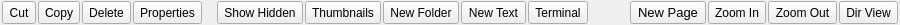
    <widget class="QFrame" name="toolsBar">
     <property name="sizePolicy">
      <sizepolicy hsizetype="Expanding" vsizetype="Preferred">
       <horstretch>0</horstretch>
       <verstretch>0</verstretch>
      </sizepolicy>
     </property>
     <property name="minimumSize">
      <size>
       <width>0</width>
       <height>25</height>
      </size>
     </property>
     <property name="maximumSize">
      <size>
       <width>16777215</width>
       <height>25</height>
      </size>
     </property>
     <property name="accessibleName">
      <string>navigationBar</string>
     </property>
     <property name="frameShape">
      <enum>QFrame::NoFrame</enum>
     </property>
     <property name="frameShadow">
      <enum>QFrame::Plain</enum>
     </property>
     <property name="lineWidth">
      <number>1</number>
     </property>
     <layout class="QHBoxLayout" name="horizontalLayout_2">
      <property name="spacing">
       <number>2</number>
      </property>
      <property name="leftMargin">
       <number>2</number>
      </property>
      <property name="topMargin">
       <number>1</number>
      </property>
      <property name="rightMargin">
       <number>2</number>
      </property>
      <property name="bottomMargin">
       <number>1</number>
      </property>
      <item>
       <widget class="QToolButton" name="cut">
        <property name="sizePolicy">
         <sizepolicy hsizetype="Preferred" vsizetype="Fixed">
          <horstretch>0</horstretch>
          <verstretch>0</verstretch>
         </sizepolicy>
        </property>
        <property name="minimumSize">
         <size>
          <width>0</width>
          <height>0</height>
         </size>
        </property>
        <property name="maximumSize">
         <size>
          <width>16777215</width>
          <height>23</height>
         </size>
        </property>
        <property name="text">
         <string>Cut</string>
        </property>
        <property name="iconSize">
         <size>
          <width>22</width>
          <height>22</height>
         </size>
        </property>
        <property name="toolButtonStyle">
         <enum>Qt::ToolButtonTextOnly</enum>
        </property>
       </widget>
      </item>
      <item>
       <widget class="QToolButton" name="copy">
        <property name="sizePolicy">
         <sizepolicy hsizetype="Preferred" vsizetype="Fixed">
          <horstretch>0</horstretch>
          <verstretch>0</verstretch>
         </sizepolicy>
        </property>
        <property name="minimumSize">
         <size>
          <width>0</width>
          <height>0</height>
         </size>
        </property>
        <property name="maximumSize">
         <size>
          <width>16777215</width>
          <height>23</height>
         </size>
        </property>
        <property name="text">
         <string>Copy</string>
        </property>
        <property name="iconSize">
         <size>
          <width>22</width>
          <height>22</height>
         </size>
        </property>
        <property name="toolButtonStyle">
         <enum>Qt::ToolButtonTextOnly</enum>
        </property>
       </widget>
      </item>
      <item>
       <widget class="QToolButton" name="deleteit">
        <property name="sizePolicy">
         <sizepolicy hsizetype="Preferred" vsizetype="Fixed">
          <horstretch>0</horstretch>
          <verstretch>0</verstretch>
         </sizepolicy>
        </property>
        <property name="minimumSize">
         <size>
          <width>0</width>
          <height>0</height>
         </size>
        </property>
        <property name="maximumSize">
         <size>
          <width>16777215</width>
          <height>23</height>
         </size>
        </property>
        <property name="text">
         <string>Delete</string>
        </property>
        <property name="iconSize">
         <size>
          <width>22</width>
          <height>22</height>
         </size>
        </property>
        <property name="toolButtonStyle">
         <enum>Qt::ToolButtonTextOnly</enum>
        </property>
       </widget>
      </item>
      <item>
       <widget class="QToolButton" name="properties">
        <property name="sizePolicy">
         <sizepolicy hsizetype="Preferred" vsizetype="Fixed">
          <horstretch>0</horstretch>
          <verstretch>0</verstretch>
         </sizepolicy>
        </property>
        <property name="minimumSize">
         <size>
          <width>0</width>
          <height>0</height>
         </size>
        </property>
        <property name="maximumSize">
         <size>
          <width>16777215</width>
          <height>23</height>
         </size>
        </property>
        <property name="text">
         <string>Properties</string>
        </property>
        <property name="iconSize">
         <size>
          <width>22</width>
          <height>22</height>
         </size>
        </property>
        <property name="checkable">
         <bool>true</bool>
        </property>
        <property name="toolButtonStyle">
         <enum>Qt::ToolButtonTextOnly</enum>
        </property>
       </widget>
      </item>
      <item>
       <spacer name="horizontalSpacer">
        <property name="orientation">
         <enum>Qt::Horizontal</enum>
        </property>
        <property name="sizeHint" stdset="0">
         <size>
          <width>13</width>
          <height>20</height>
         </size>
        </property>
       </spacer>
      </item>
      <item>
       <widget class="QToolButton" name="showHidden">
        <property name="sizePolicy">
         <sizepolicy hsizetype="Preferred" vsizetype="Fixed">
          <horstretch>0</horstretch>
          <verstretch>0</verstretch>
         </sizepolicy>
        </property>
        <property name="minimumSize">
         <size>
          <width>0</width>
          <height>0</height>
         </size>
        </property>
        <property name="maximumSize">
         <size>
          <width>16777215</width>
          <height>23</height>
         </size>
        </property>
        <property name="text">
         <string>Show Hidden</string>
        </property>
        <property name="checkable">
         <bool>true</bool>
        </property>
       </widget>
      </item>
      <item>
       <widget class="QToolButton" name="showthumb">
        <property name="sizePolicy">
         <sizepolicy hsizetype="Preferred" vsizetype="Fixed">
          <horstretch>0</horstretch>
          <verstretch>0</verstretch>
         </sizepolicy>
        </property>
        <property name="minimumSize">
         <size>
          <width>0</width>
          <height>0</height>
         </size>
        </property>
        <property name="maximumSize">
         <size>
          <width>16777215</width>
          <height>23</height>
         </size>
        </property>
        <property name="text">
         <string>Thumbnails</string>
        </property>
        <property name="checkable">
         <bool>true</bool>
        </property>
       </widget>
      </item>
      <item>
       <widget class="QToolButton" name="newfolder">
        <property name="sizePolicy">
         <sizepolicy hsizetype="Preferred" vsizetype="Fixed">
          <horstretch>0</horstretch>
          <verstretch>0</verstretch>
         </sizepolicy>
        </property>
        <property name="minimumSize">
         <size>
          <width>0</width>
          <height>0</height>
         </size>
        </property>
        <property name="maximumSize">
         <size>
          <width>16777215</width>
          <height>23</height>
         </size>
        </property>
        <property name="text">
         <string>New Folder</string>
        </property>
        <property name="iconSize">
         <size>
          <width>22</width>
          <height>22</height>
         </size>
        </property>
        <property name="toolButtonStyle">
         <enum>Qt::ToolButtonTextOnly</enum>
        </property>
       </widget>
      </item>
      <item>
       <widget class="QToolButton" name="newtext">
        <property name="sizePolicy">
         <sizepolicy hsizetype="Preferred" vsizetype="Fixed">
          <horstretch>0</horstretch>
          <verstretch>0</verstretch>
         </sizepolicy>
        </property>
        <property name="minimumSize">
         <size>
          <width>0</width>
          <height>0</height>
         </size>
        </property>
        <property name="maximumSize">
         <size>
          <width>16777215</width>
          <height>23</height>
         </size>
        </property>
        <property name="text">
         <string>New Text</string>
        </property>
        <property name="iconSize">
         <size>
          <width>22</width>
          <height>22</height>
         </size>
        </property>
        <property name="toolButtonStyle">
         <enum>Qt::ToolButtonTextOnly</enum>
        </property>
       </widget>
      </item>
      <item>
       <widget class="QToolButton" name="terminal">
        <property name="sizePolicy">
         <sizepolicy hsizetype="Preferred" vsizetype="Fixed">
          <horstretch>0</horstretch>
          <verstretch>0</verstretch>
         </sizepolicy>
        </property>
        <property name="minimumSize">
         <size>
          <width>0</width>
          <height>0</height>
         </size>
        </property>
        <property name="maximumSize">
         <size>
          <width>16777215</width>
          <height>23</height>
         </size>
        </property>
        <property name="text">
         <string>Terminal</string>
        </property>
        <property name="iconSize">
         <size>
          <width>22</width>
          <height>22</height>
         </size>
        </property>
        <property name="toolButtonStyle">
         <enum>Qt::ToolButtonTextOnly</enum>
        </property>
       </widget>
      </item>
      <item>
       <spacer name="horizontalSpacer_2">
        <property name="orientation">
         <enum>Qt::Horizontal</enum>
        </property>
        <property name="sizeHint" stdset="0">
         <size>
          <width>40</width>
          <height>20</height>
         </size>
        </property>
       </spacer>
      </item>
      <item>
       <widget class="QToolButton" name="newPage">
        <property name="sizePolicy">
         <sizepolicy hsizetype="Preferred" vsizetype="Fixed">
          <horstretch>0</horstretch>
          <verstretch>0</verstretch>
         </sizepolicy>
        </property>
        <property name="minimumSize">
         <size>
          <width>0</width>
          <height>0</height>
         </size>
        </property>
        <property name="maximumSize">
         <size>
          <width>16777215</width>
          <height>23</height>
         </size>
        </property>
        <property name="font">
         <font>
          <pointsize>10</pointsize>
         </font>
        </property>
        <property name="text">
         <string>New Page</string>
        </property>
        <property name="iconSize">
         <size>
          <width>22</width>
          <height>22</height>
         </size>
        </property>
        <property name="toolButtonStyle">
         <enum>Qt::ToolButtonTextOnly</enum>
        </property>
       </widget>
      </item>
      <item>
       <widget class="QToolButton" name="zoomin">
        <property name="sizePolicy">
         <sizepolicy hsizetype="Preferred" vsizetype="Fixed">
          <horstretch>0</horstretch>
          <verstretch>0</verstretch>
         </sizepolicy>
        </property>
        <property name="minimumSize">
         <size>
          <width>0</width>
          <height>0</height>
         </size>
        </property>
        <property name="maximumSize">
         <size>
          <width>16777215</width>
          <height>23</height>
         </size>
        </property>
        <property name="text">
         <string>Zoom In</string>
        </property>
        <property name="toolButtonStyle">
         <enum>Qt::ToolButtonTextOnly</enum>
        </property>
       </widget>
      </item>
      <item>
       <widget class="QToolButton" name="zoomout">
        <property name="sizePolicy">
         <sizepolicy hsizetype="Preferred" vsizetype="Fixed">
          <horstretch>0</horstretch>
          <verstretch>0</verstretch>
         </sizepolicy>
        </property>
        <property name="minimumSize">
         <size>
          <width>0</width>
          <height>0</height>
         </size>
        </property>
        <property name="maximumSize">
         <size>
          <width>16777215</width>
          <height>23</height>
         </size>
        </property>
        <property name="styleSheet">
         <string notr="true"/>
        </property>
        <property name="text">
         <string>Zoom Out</string>
        </property>
        <property name="toolButtonStyle">
         <enum>Qt::ToolButtonTextOnly</enum>
        </property>
       </widget>
      </item>
      <item>
       <widget class="QToolButton" name="viewTree">
        <property name="sizePolicy">
         <sizepolicy hsizetype="Preferred" vsizetype="Fixed">
          <horstretch>0</horstretch>
          <verstretch>0</verstretch>
         </sizepolicy>
        </property>
        <property name="maximumSize">
         <size>
          <width>16777215</width>
          <height>23</height>
         </size>
        </property>
        <property name="text">
         <string>Dir View</string>
        </property>
        <property name="checkable">
         <bool>true</bool>
        </property>
       </widget>
      </item>
     </layout>
    </widget>
